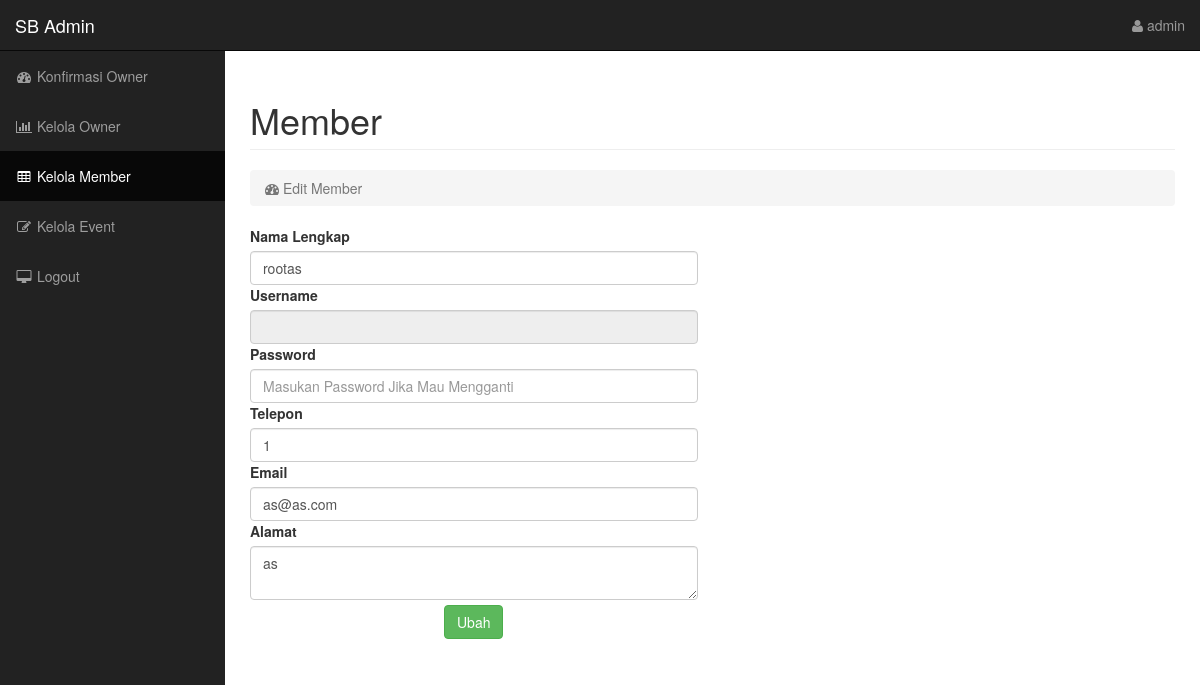
Screenshot of /admin/index.php?p=manage-member&act=edit&id=2 (signed in) with the database file from the repository.
### tables this page shows
CREATE TABLE `member` (
  `id_member` int(11) NOT NULL,
  `username_member` varchar(30) DEFAULT NULL,
  `password_member` varchar(32) DEFAULT NULL,
  `nama_member` varchar(30) DEFAULT NULL,
  `telephone_member` varchar(30) DEFAULT NULL,
  `alamat_member` text,
  `email_member` varchar(100) DEFAULT NULL,
  `status` enum('0','1') DEFAULT NULL
);

### admin/includes/manage-member/edit.php (the view, shortened to what this page needs)
<?php
$id = $_GET['id'];
$query = mysqli_query($conn,"select * from member where id_member = ".$id);
$obj = mysqli_fetch_object($query);
 ?>
  <div class="row">
                    <div class="col-lg-12">
                        <h1 class="page-header">
                            Member
                        </h1>
                        <ol class="breadcrumb">
                            <li class="active">
                                <i class="fa fa-dashboard"></i> Edit Member
                            </li>
                        </ol>
                    </div>
                </div>
                <div class="row">
                    <div class="col-lg-12">
<div class="row">
	<div class="col-lg-6" >
	<form action="../system/update-profile.php?id=<?=$id."&s=member"; ?>" method="post" enctype="multipart/form-data">
	<label>Nama Lengkap</label>
		<input type="text" name="fullname" class="form-control" required value="<?php echo $obj->nama_member; ?>">
	<label>Username</label>
		<input type="text" disabled name="username" class="form-control" required value="<?php echo $obj->username_member; ?>">
	<label>Password</label>
		<input type="password" name="password" class="form-control" placeholder="Masukan Password Jika Mau Mengganti">
	<label>Telepon</label>
		<input type="text" name="phone" class="form-control" required value="<?php echo $obj->telephone_member; ?>">
		<label>Email</label>
		<input type="email" name="email" class="form-control" required value="<?php echo $obj->email_member; ?>">
	<label>Alamat</label>
	<textarea class="form-control" required name="address"><?php echo $obj->alamat_member; ?></textarea>
<center>
	<button type="submit" class="btn btn-success" style="margin: 5px;">Ubah</button>
</center>	</form>
	</div>
</div>
</div>
</div>

### admin/assets/css/sb-admin.css (style rules this page uses)
body { margin-top: 100px; background-color: #222; }
@media (min-width:768px) { body { margin-top: 50px; } }

### rows the page displays
member: fullname "rootas", phone "1", email "as@as.com", address "as"

### other values shown
$_SESSION['username'] "admin"
